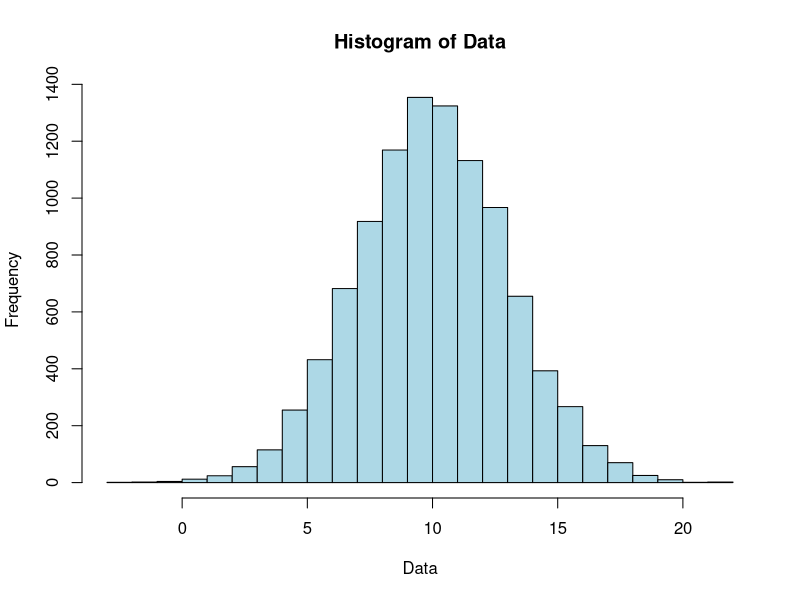
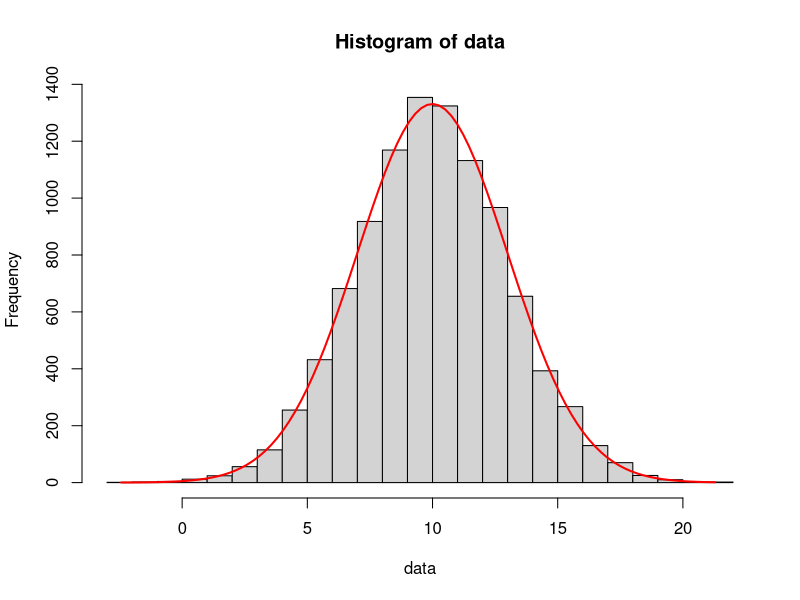
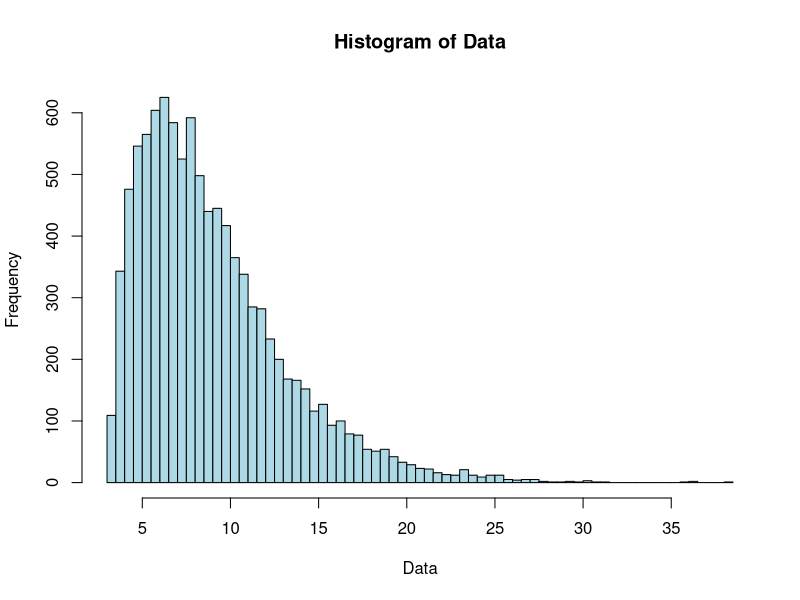
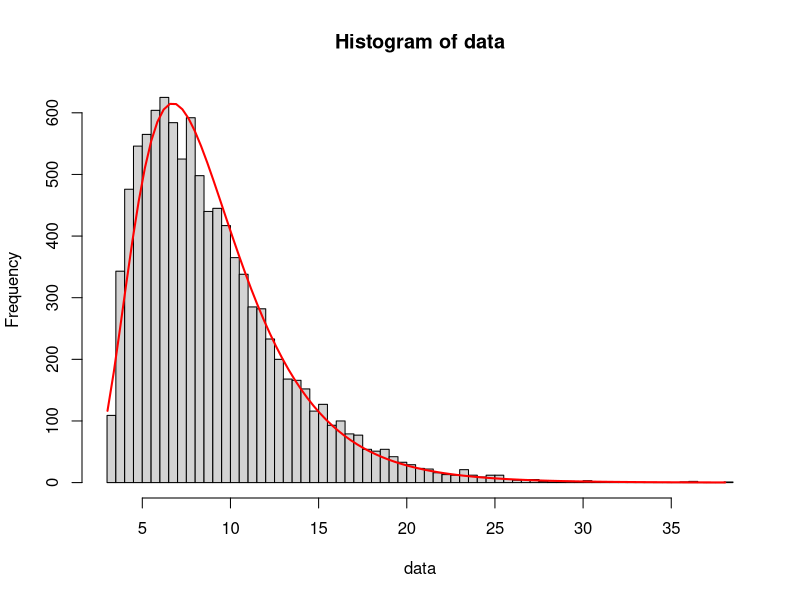
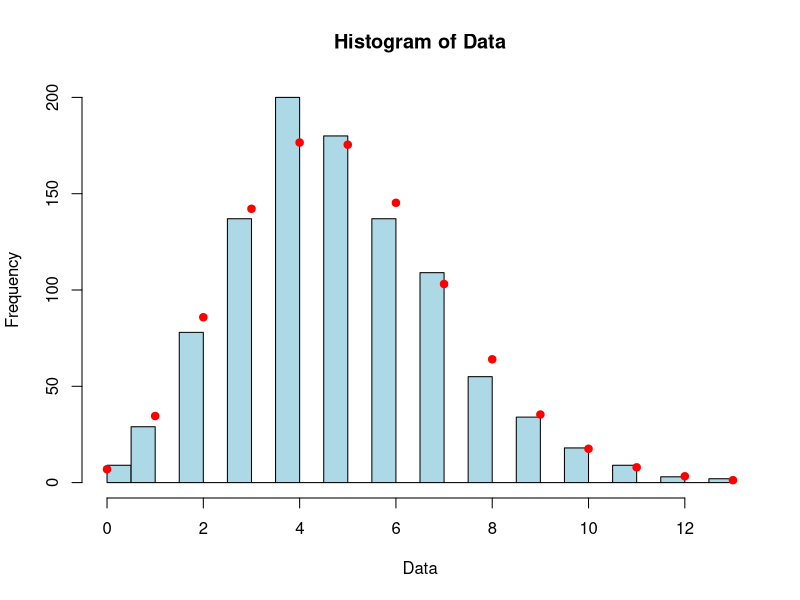

Source code (R) for these figures, in order:

rm(list=ls()) 

library(MASS)




########################################################################################
########################################################################################
# Normal Distribution


data <- read.csv("data/diner_quality.csv",header=0)


data <- unlist(as.vector(data))


fit <- fitdistr(data, "normal")

mean_fit <- fit$estimate["mean"]
sd_fit <- fit$estimate["sd"]



hist(data, breaks = 20, col = "lightblue", main = "Histogram of Data",
     xlab = "Data", ylab = "Frequency")

x <- seq(min(data), max(data), length = 100)
normal_curve <- dnorm(x, mean = mean_fit, sd = sd_fit)
normal_density <- dnorm(x, mean = mean_fit, sd = sd_fit)
scaled_density <- normal_density * length(data) * diff(hist(data, breaks = 20)$breaks[1:2])
lines(x, scaled_density, col = "red", lwd = 2)



########################################################################################
########################################################################################
# Log-Normal Distribution

data <- read.csv("data/pizza_shop_quality.csv",header=0)

data <- unlist(as.vector(data))

fit <- fitdistr(data, "lognormal")

meanlog_fit <- fit$estimate["meanlog"]
sdlog_fit <- fit$estimate["sdlog"]

hist(data, breaks = 100, col = "lightblue", main = "Histogram of Data",
     xlab = "Data", ylab = "Frequency")


x <- seq(min(data), max(data), length = 100)
lognormal_density <- dlnorm(x, meanlog = meanlog_fit, sdlog = sdlog_fit)
scaled_density <- lognormal_density * length(data) * diff(hist(data, breaks=100)$breaks[1:2])
lines(x, scaled_density, col = "red", lwd = 2)


########################################################################################
########################################################################################
# Poisson Distribution

data <- read.csv("data/customers_per_day.csv",header=0)

data <- unlist(as.vector(data))

fit <- fitdistr(data, "Poisson")


lambda_fit <- fit$estimate["lambda"]


hist(data, breaks = 20, col = "lightblue", main = "Histogram of Data",
     xlab = "Data", ylab = "Frequency")


x_pmf <- 0:max(data)
poisson_pmf <- dpois(x_pmf, lambda = lambda_fit)
points(x_pmf, poisson_pmf * length(data), col = "red", pch = 19)


